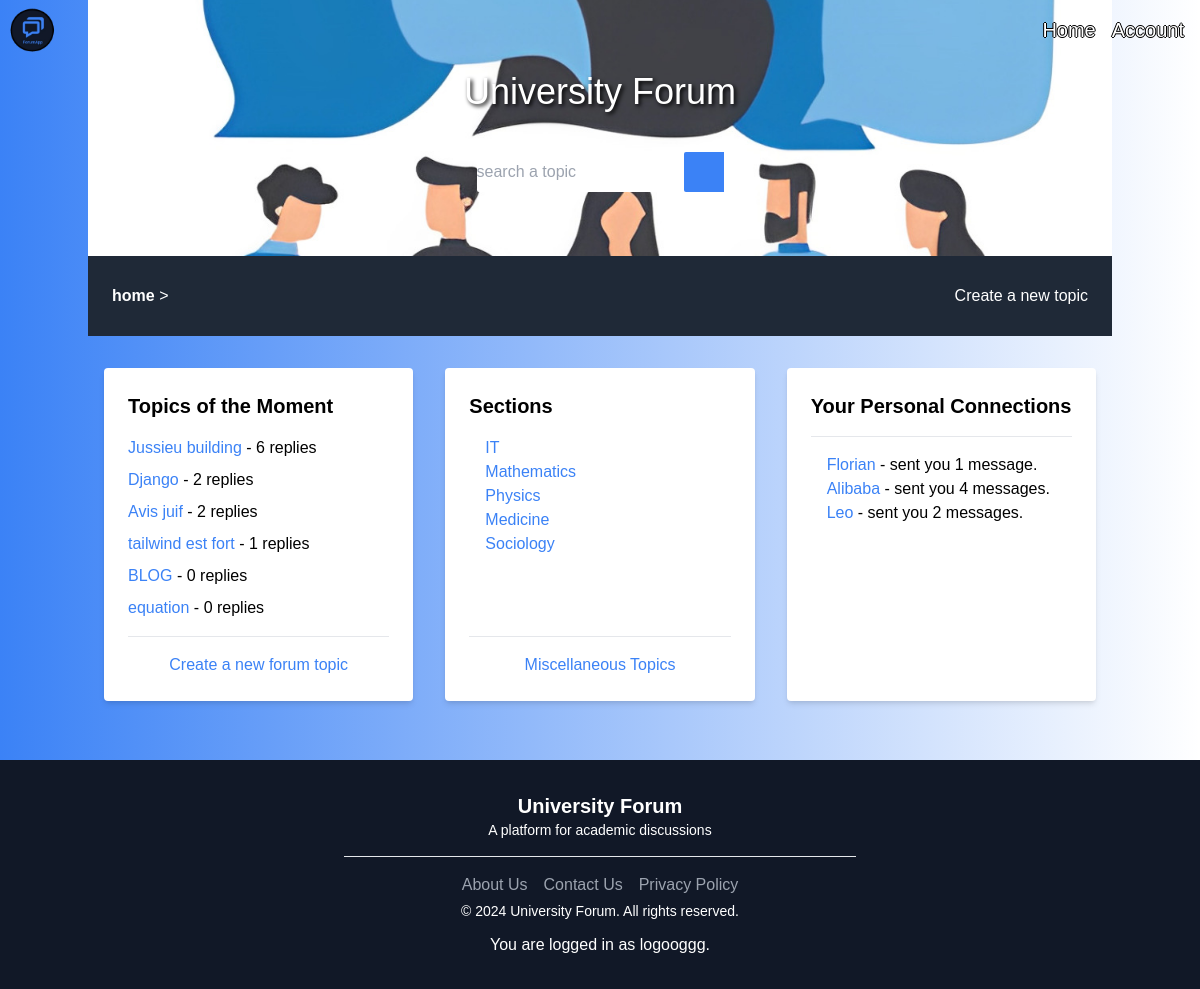
/home/ (signed in), run on the app's committed database.
### forum/models.py (models this page shows, shortened)
class Topic(models.Model):
    IT= 'IT section'
    MATH = 'MATH section'
    PHYS = 'PHYS section'
    MEDICINE = 'Medicine section'
    SOCIOLOGY = 'Sociology section'
    DIVER = 'miscellaneous Topics'
    SECTION_CHOICES = [
        (IT, 'IT section'),
        (MATH, 'MATH section'),
        (PHYS, 'PHYS section'),
        (MEDICINE, 'Medicine section'),
        (SOCIOLOGY, 'Sociology section'),
        (DIVER, 'miscellaneous Topics'),
    ]
    section = models.CharField(max_length=30, choices=SECTION_CHOICES, verbose_name='Section', default='None')
    title = models.CharField(max_length=255)
    description = models.TextField()
    created_at = models.DateTimeField(auto_now_add=True)
    author = models.ForeignKey(settings.AUTH_USER_MODEL, on_delete=models.CASCADE)
    slug = models.SlugField(max_length=255, unique=True)

### authentication/models.py (models this page shows)
class User(AbstractUser):
    PROFESSOR = 'professor'
    STUDENT = 'student'
    IT = 'IT license'
    MATH = 'MATH license'
    PHYS = 'PHYS license'
    Medecine = 'Medecine'
    Sociology = 'Sociology license'
    ROLE_CHOICES = [
        (PROFESSOR, 'Professor'),
        (STUDENT, 'Student'),
    ]
    STUDIES_CHOICES = [
        (IT, 'IT license'),
        (MATH, 'MATH license'),
        (PHYS, 'PHYS license'),
        (Medecine, 'Medecine'),
        (Sociology, 'Sociology license'),
    ]
    profile_picture = models.ImageField(verbose_name='profile_picture', blank=True, null=True)
    role = models.CharField(max_length=30, choices=ROLE_CHOICES, verbose_name='Rôle')
    studies = models.CharField(max_length=30, choices=STUDIES_CHOICES, verbose_name='Studies', default='')

### forum/views.py (the view)
# urls.py: path('home/', forum.views.home, name='home'),
@login_required
def home(request):
    topics = Topic.objects.annotate(reply_count=Count('replies')).order_by('-reply_count')
    return render(request, 'forum/home.html', {'topics': topics})

### forum/templates/forum/home.html (shortened to what this page needs)
{% extends 'base.html' %}
{% load static %}
{% load tailwind_tags %}
{% block content %}
<main class="bg-gradient-to-r from-blue-500">
    <div class="container mx-auto flex flex-col h-full">
        <div class="bg-img-first_section h-64 flex items-center flex-col justify-start">
            <h1 id="UF" class="text-4xl text-center ">University Forum</h1>
            <div class="flex flex-row h-10 mt-10 mg-0">
                <input type="text" placeholder="search a topic" name="searchbar" class="searchbar h-full rounded-l-sm">
                <button class="bg-blue-500 w-10 hover:bg-blue-600 rounded-l-sm transition duration-300"><box-icon
                        name='search'></box-icon></button>
            </div>
        </div>
        <div class="whereAreYou w-full bg-gray-800 h-20 flex items-center justify-between px-6">
            <p class="text-white hover:text-gray-200">
                <a href="/home" class="font-bold hover:underline">home</a> &gt;
            </p>
            <div class="hidden md:flex items-center">
                <a href="{% url 'create-ftopic' %}" class="text-white hover:text-gray-200">Create a new topic</a>
            </div>
        </div>
        <div class="grid grid-cols-1 md:grid-cols-2 lg:grid-cols-3 gap-8 justify-center mt-8 mx-4">
            <div class="bg-white shadow-md rounded p-6 slideRighttoLeft1">
                <h3 class="text-xl font-semibold mb-4">Topics of the Moment</h3>
                <ol>
                    {% for topic in topics %}
                    {% if forloop.counter <= 6 %} <li class="mb-2">
                        <a href="/topic/{{ topic.slug }}" class="text-blue-500 hover:underline">{{ topic.title }}</a> -
                        {{ topic.reply_count }} replies
                        </li>
                        {% endif %}
                        {% endfor %}
                </ol>
                <hr class="my-4">
                <div class="text-center">
                    <a href="{% url 'create-ftopic' %}" class="text-blue-500 hover:underline">Create a new forum
                        topic</a>
                </div>
            </div>
            <div class="bg-white shadow-md rounded p-6 slideRighttoLeft2 flex flex-col justify-between h-full">
                <h3 class="text-xl font-semibold mb-4">Sections</h3>
                <ul class="list-none pl-4">
                    <li>
                        <a href="{% url 'IT-section' %}" class="text-blue-500 hover:underline">IT</a>
                    </li>
                    <li>
                        <a href="{% url 'MATH-section' %}" class="text-blue-500 hover:underline">Mathematics</a>
                    </li>
                    <li>
                        <a href="{% url 'PHYS-section' %}" class="text-blue-500 hover:underline">Physics</a>
                    </li>
                    <li>
                        <a href="{% url 'MEDECINE-section' %}" class="text-blue-500 hover:underline">Medicine</a>
                    </li>
                    <li>
                        <a href="{% url 'SOCIOLOGY-section' %}" class="text-blue-500 hover:underline">Sociology</a>
                    </li>
                </ul>
                <div class="text-center mt-auto">
                    <hr class="my-4">
                    <a href="{% url 'miscellaneous-topics' %}" class="text-blue-500 hover:underline">Miscellaneous
                        Topics</a>
                </div>
            </div>
            <div class="bg-white shadow-md rounded p-6 slideRighttoLeft3">
                <h3 class="text-xl font-semibold mb-4">Your Personal Connections</h3>
                <hr class="my-4">
                <ul class="list-none pl-4">
                    <li>
                        <a href="#" class="text-blue-500 hover:underline">Florian</a> - sent you 1 message.
                    </li>
                    <li>
                        <a href="#" class="text-blue-500 hover:underline">Alibaba</a> - sent you 4 messages.
                    </li>
                    <li>
                        <a href="#" class="text-blue-500 hover:underline">Leo</a> - sent you 2 messages.
                </ul>
            </div>
        </div>
    </div>
</main>
{% endblock %}

### templates/base.html (shortened to what this page needs)
{% load static %}
{% load tailwind_tags %}
<html>
<head>
    <link rel="stylesheet" type="text/css" href="{% static 'css/style.css' %}?{% now 'U' %}">
    {% tailwind_css %}
</head>
<body>
    <nav class="navbar bg-transparent flex flex-row items-center absolute w-full z-10">
        <div class="nav-logo flex-grow">
            <img src="{% static 'assets/forumAppLogo.png' %}?{% now 'U' %}" alt="account-icon" class="h-15 w-12 ml-2">
        </div>
        <div class="nav-ul-right flex flex-row w-50 mr-4">
            <ul class="h-ful">
                <li>
                    <a href="{% url 'home' %}"
                        class="text-white hover:text-gray-900 mr-4 text-xl text-shadow-black">Home</a>
                </li>
            </ul>
            <ul class="account h-full">
                <li class="account">
                    <a href="{% url 'account' %}"
                        class="flex items-center text-white text-xl hover:text-gray-30 text-shadow-black hover:text-gray-900">
                        Account
                    </a>
                </li>
            </ul>
        </div>
    </nav>
    <main>
        <div class="content-div">
            {% block content %}{% endblock content %}
        </div>
    </main>
    <footer class="bg-gray-900 text-white py-8">
        <div class="container mx-auto flex flex-col items-center justify-center">
            <div class="flex flex-col md:flex-row items-center justify-between mb-4">
                <div class="mb-4 md:mb-0">
                    <h3 class="text-xl font-semibold text-center">University Forum</h3>
                    <p class="text-sm">A platform for academic discussions</p>
                </div>
            </div>
            <hr class="bg-white w-1/2 mb-4">
            <div class="flex items-center">
                <a href="#" class="text-gray-400 hover:text-gray-200 mr-4">
                    About Us
                </a>
                <a href="#" class="text-gray-400 hover:text-gray-200 mr-4">
                    Contact Us
                </a>
                <a href="#" class="text-gray-400 hover:text-gray-200">
                    Privacy Policy
                </a>
            </div>
            <div>
                <p class="text-sm m-1">&copy; 2024 University Forum. All rights reserved.</p>
                <p class="text-center mt-3">You are logged in as {{ user }}.</p>
            </div>
        </div>
    </footer>
</body>
</html>

### static/css/style.css (style rules this page uses)
:root { --primary-color: #403e3f; --secondary-color: #0b7a1a; --text-color: whitesmoke; }
* { font-family: 'Trebuchet MS', 'Lucida Sans Unicode', 'Lucida Grande', 'Lucida Sans', Arial, sans-serif; }
body { margin: 0; padding: 0; background-size: cover; }
.text-shadow-black { text-shadow: -1px 0 black, 0 1px black, 1px 0 black, 0 -1px black; }
.slideRighttoLeft1 { animation: slideRighttoLeft 1.5s ease-in-out; }
.slideRighttoLeft2 { animation: slideRighttoLeft 2s ease-in-out; }
.slideRighttoLeft3 { animation: slideRighttoLeft 2.5s ease-in-out; }
main { height: calc(100vh - 4rem); width: 100%; min-height: 95vh; }
.bg-img-first_section h1 { color: white; text-shadow: 2px 2px 4px #000000; margin-top: 7%; }
.whereAreYou { margin-top: -2%; }

### data on the page
Topic: title "Jussieu building", reply_count "6"
Topic: title "Django", reply_count "2"
Topic: title "Avis juif", reply_count "2"
Topic: title "tailwind est fort", reply_count "1"
Topic: title "BLOG", reply_count "0"
Topic: title "equation", reply_count "0"
User: username "logooggg"
